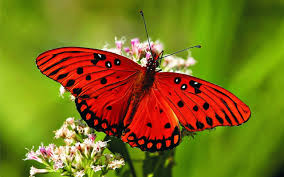
#> input picture Data Science core/demo images/butterfly.jpeg, 284 x 177 px
$ jupyter execute 'open cv python example.ipynb'
#> lines starting #> are read from the running program, lines starting #| are printed output that depends on the picture
[cell 1]
# open cv example to convert an image to grayscale
import numpy as np
import cv2

[cell 2]
import os
# load image
img = cv2.imread(os.path.join(os.getcwd(),'demo images','butterfly.jpeg'))
#> img is the input picture: shape (177, 284, 3); mean B, G, R 25.9, 112.8, 125.1

[cell 3]
# let's study the image first
print(type(img))
#| <class 'numpy.ndarray'>
print(img.shape)
#| (177, 284, 3)

[cell 4]
# img is a numpy array
img

[cell 5]
# conversion to gray scale

# step one, take mean along the 3rd axis
mean_img = img.mean(axis=2)
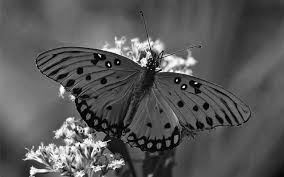
#> mean_img: shape (177, 284) float64; min 0, max 255, mean 87.9

[cell 6]
mean_img

[cell 7]
# step two, convert the data to int (since cv2 only accepts integer values)
mean_img = mean_img.astype('int32')
mean_img

[cell 8]
# cv2's imshow only accepts images with 3 channels so let's create an image in 3 channels

# step 3, copy the original image to get the same dimensions
gr_img = img.copy()

#step 4, fill all the channels with same matrix
gr_img[:,:,0] = mean_img
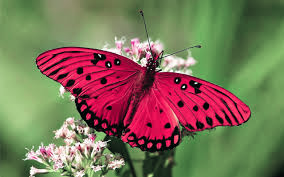
#> gr_img: shape (177, 284, 3); mean B, G, R 87.6, 112.8, 125.1
gr_img[:,:,1] = mean_img
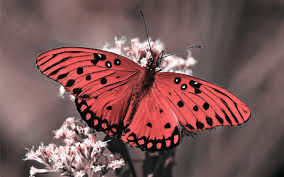
#> gr_img: shape (177, 284, 3); mean B, G, R 87.6, 87.6, 125.1
gr_img[:,:,2] = mean_img
